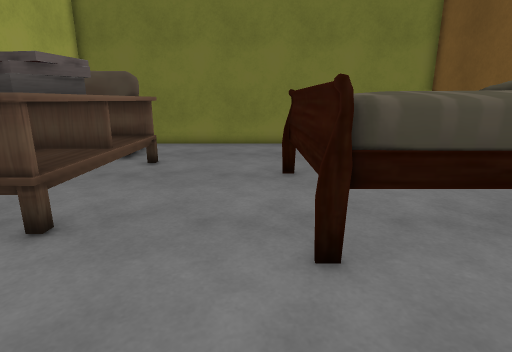
[1] (above)

15 first-person views from a walk through a scene from a Unity 3-D project. The camera is 1.2 m above the floor, tilts 14° down and sees 80° across. The floor is counted in squares, 0.5 m on a side. Each view is taken from the middle of a square. On the plan, view 1 faces up. The plan holds only what a view shows up to about 19 squares ahead; the rest is blank. Some animated figures are left out. Some surface patterns are stand-ins.

[2]
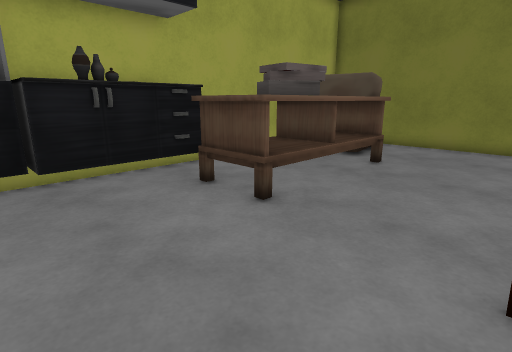

[3]
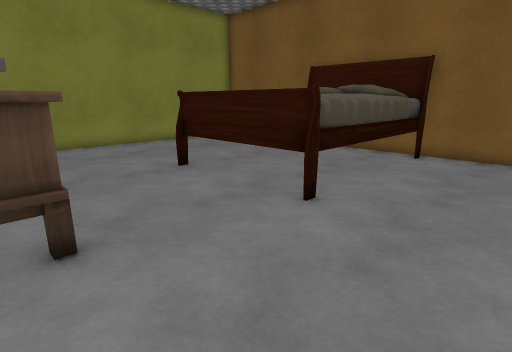

[4]
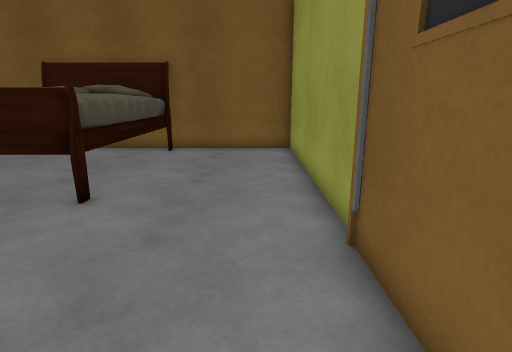

[5]
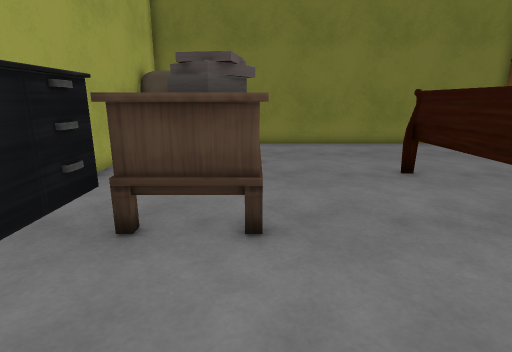

[6]
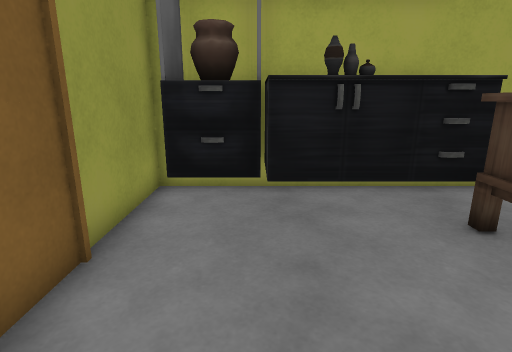

[7]
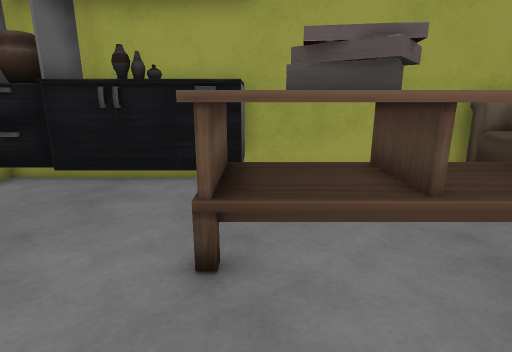

[8]
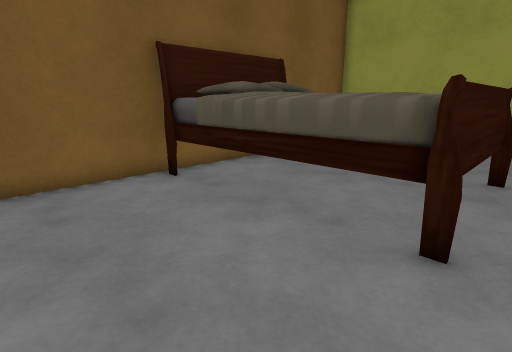

[9]
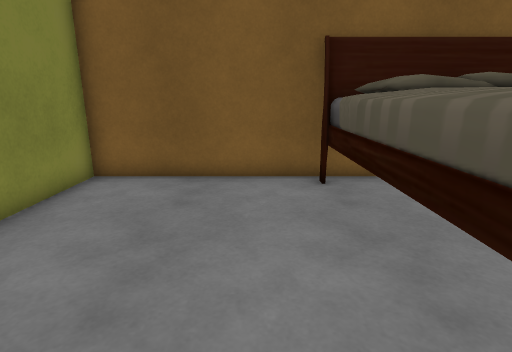

[10]
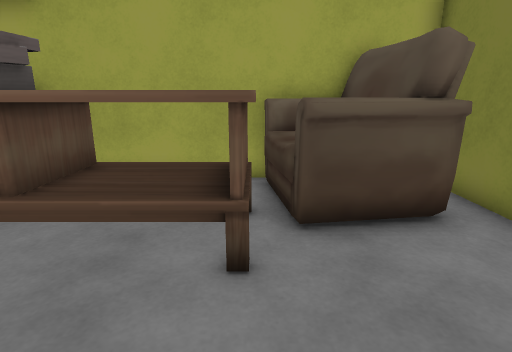

[11]
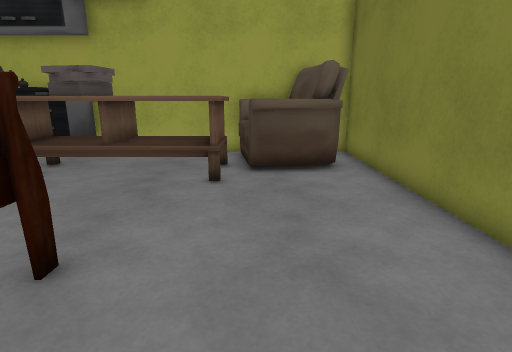

[12]
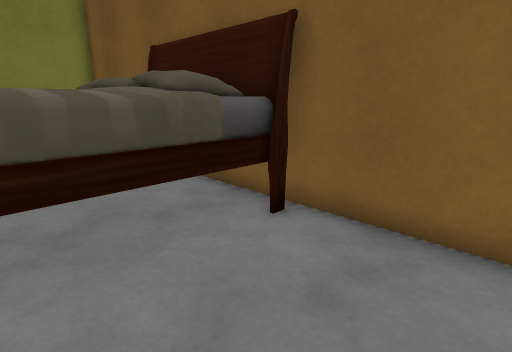

[13]
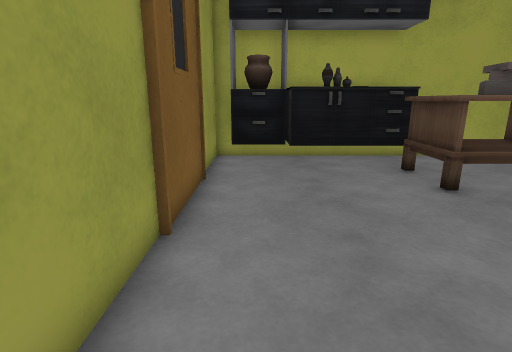

[14]
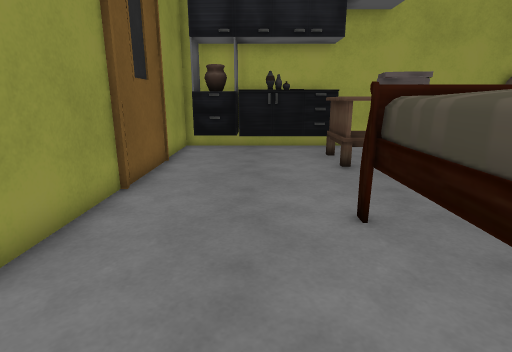

[15]
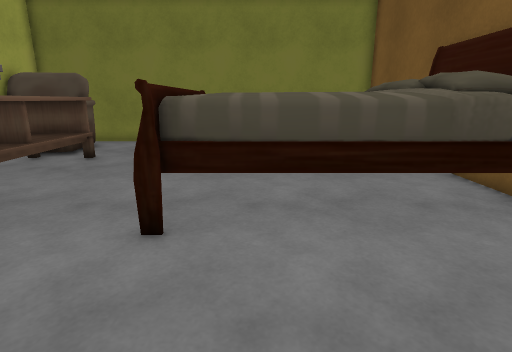

### Floor plan
Points are (right, up) in squares from view 1. A wall is a line through its corners. A room is listed if a view was taken in it or the views show most of it. See-through windows are left out.
Room 1 (views 1, 2, 3, 4, 5, 6, 7, 8, 9, 10, 11, 12, 13, 14, 15)
walls: (-5.2, -1.8) (9.6, -1.8) (9.6, 17.2) (-9.4, 17.2); (-9.4, 11.5) (-9.4, 6.4); (-9.4, -1.8) (-5.6, -1.8)
objects: other object (-9, -1) to (-7, 6); vase (-9, 0) to (-8, 0); chair (-9, 12) to (-5, 16); vase (-8, 3) to (-8, 4); table (-7, 5) to (-4, 12); books (-6, 7) to (-4, 8); bed (1, 4) to (9, 10)

Positions as (right, up) in squares from view 1, and headings:
1: (0, 0), facing up
2: (1, 0), facing up-left
3: (-5, 0), facing up-right
4: (-6, 0), facing right
5: (-4, 0), facing up
6: (-1, 1), facing left
7: (0, 6), facing left
8: (0, 15), facing down-right
9: (0, 12), facing right
10: (0, 12), facing left
11: (5, 13), facing left
12: (4, 0), facing up-right
13: (4, 0), facing left
14: (7, 2), facing left
15: (3, -1), facing up
